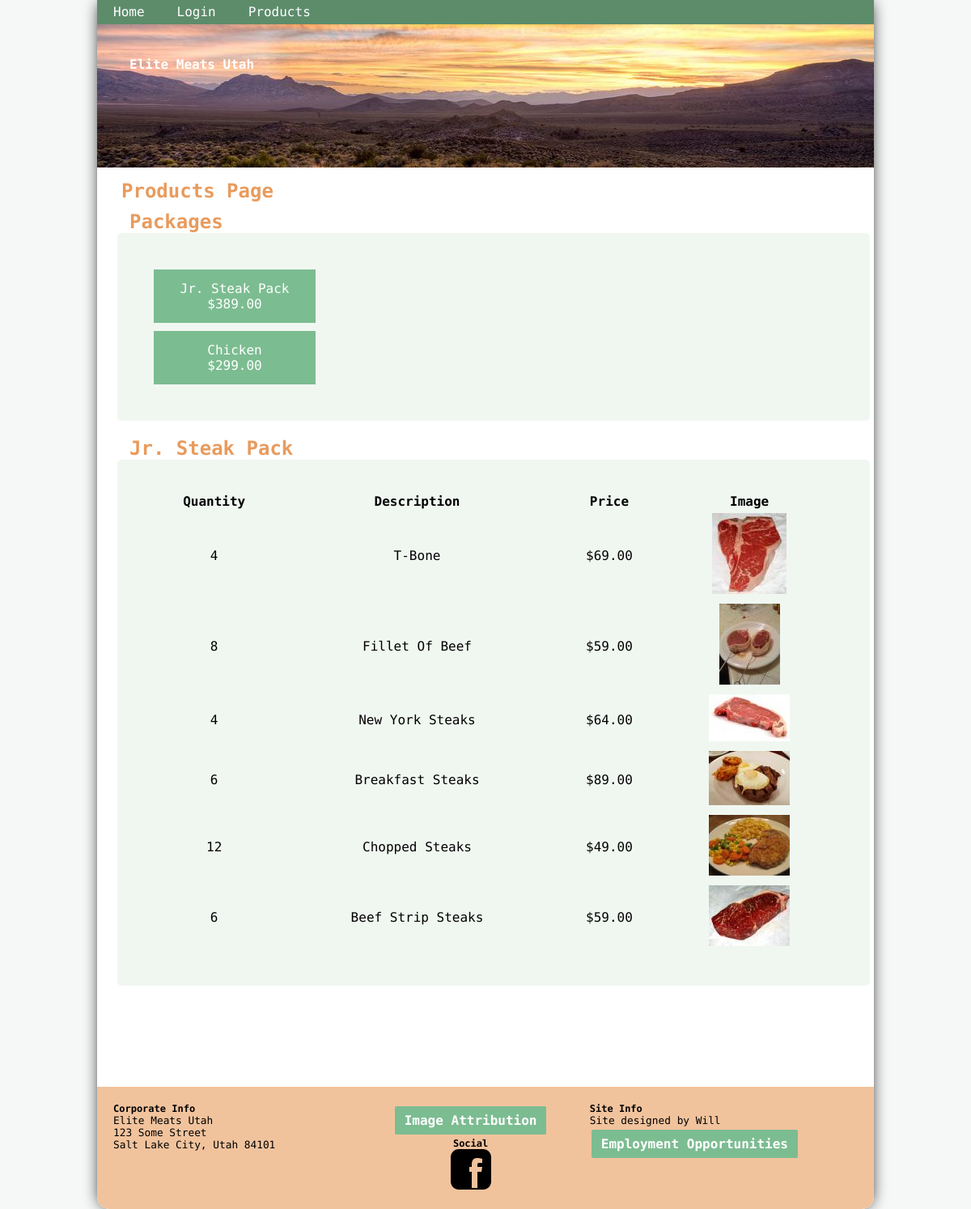
The app's page /product/index.php with its own data.
### tables this page shows
CREATE TABLE `categories` (
  `cat_categoryID` int(11) NOT NULL AUTO_INCREMENT,
  `cat_categoryName` varchar(60) NOT NULL,
  `cat_price` varchar(8) NOT NULL,
  `cat_discount` float NOT NULL,
  PRIMARY KEY (`cat_categoryID`)
);

CREATE TABLE `products` (
  `prod_productID` int(11) NOT NULL AUTO_INCREMENT,
  `prod_categoryID` int(11) NOT NULL,
  `prod_prodCode` varchar(60) NOT NULL,
  `prod_productQuantity` varchar(60) NOT NULL,
  `prod_description` text NOT NULL,
  `prod_price` decimal(10,2) NOT NULL,
  `imagepath` text NOT NULL,
  `imagealt` varchar(100) NOT NULL,
  PRIMARY KEY (`prod_productID`),
  KEY `prod_categoryID` (`prod_categoryID`),
  KEY `prod_productName` (`prod_productQuantity`)
);

### model/category_db.php (called while the page is built, shortened)
<?php
function get_categories() {
    global $db;
    $query =
    ' SELECT * FROM categories
      ORDER BY cat_categoryID';
    $statement = $db->prepare($query);
    $statement->execute();
    return $statement;
}
function get_category_name($category_id) {
    global $db;
    $query =
    ' SELECT * FROM categories
      WHERE cat_categoryID = :category_id';
    $statement = $db->prepare($query);
    $statement->bindValue(':category_id', $category_id);
    $statement->execute();
    $category = $statement->fetch();
    $category_name = $category['cat_categoryName'];
    return $category_name;
}
function get_first_row(){
  global $db;
  $query =
  ' SELECT cat_categoryID
    FROM categories
    LIMIT 1';
  $statement = $db->prepare($query);
  $statement->execute();
  $categories = $statement->fetchAll();
  foreach($categories as $category){
  return $category['cat_categoryID'];
  }
}
?>

### model/product_db.php (called while the page is built, shortened)
<?php
function get_products_by_category($category_id) {
  global $db;
  $query =
  ' SELECT * FROM products
    WHERE prod_categoryID = :category_id
    ORDER BY prod_productID';
  $statement = $db->prepare($query);
  $statement->bindValue(":category_id", $category_id);
  $statement->execute();
  $products = $statement->fetchAll();
  return $products;
}
?>

### product/product_list.php (the view)
<?php
if(isset($_SESSION['admin'])) {
    require_once('../util/valid_admin.php');
    include'../view/admin_header.php';
}else if(isset($_SESSION['member'])){
  include'../view/member_header.php';
}else{
    include'../view/header.php';
}
?>
<div class="product-page">
    <h2>Products Page</h2>
                    <nav class="prod">
                        <h2>Packages</h2>
                        <ul class="formInput">
                            <?php foreach ($categories as $category) : ?>
                            <li><a href=".?category_id=<?php echo $category['cat_categoryID']; ?>"><?php echo $category['cat_categoryName']; ?><br>$<?php echo $category['cat_price']; ?></a>
                            </li>
                            <?php endforeach; ?>
                        </ul>
                     </nav>
                    <div class="prod">
                        <h2><?php echo $category_name; ?> </h2>
                         <div class="formInput">
                        <table class="adminTable1">
                            <thead>
                                <tr class="prod-list">
                                    <th>Quantity</th>
                                    <th>Description</th>
                                    <th>Price</th>
                                    <th>Image</th>
                                </tr>
                            </thead>
                            <tbody >
                                    <?php foreach ($products as $product) : ?>
                                <tr class="prod-list">
                                    <td ><?php echo $product['prod_productQuantity']; ?></td>
                                    <td><?php echo $product['prod_description']; ?></td>
                                    <td>$<?php echo $product['prod_price']; ?></td>
                                    <td ><img src="<?php echo $product['imagepath']; ?>" alt="<?php echo $product['imagealt']; ?>" class="productImage"></td>
                                </tr>
                                    <?php endforeach; ?>
                            </tbody>
                        </table>
                    </div>
                    </div>
</div>
<?php include'../view/footer.php'; ?>

### css/large.css (style rules this page uses)
html, body, div, span, object, iframe, h1, h2, h3, h4, h5, h6, p, blockquote, pre, a, abbr, acronym, address, big, cite, code, del, dfn, em, img, ins, kbd, q, s, samp,small, strike, strong, sub, sup, tt, var, b, u, i, center, dl, dt, dd, ol, ul, li, fieldset, form, label, legend, table, caption, tbody, tfoot, thead, tr, th, td, article, aside, canvas, details, embed, figure, figcaption, footer, header, hgroup, menu, nav, output, ruby, section, summary, time, mark, audio, video { margin: 0; padding: 0; border: 0; font-size: 100%; }
article, aside, details, figcaption, figure, footer, header, hgroup, menu, nav, section { display: block; vertical-align: baseline; }
* { box-sizing: border-box; }
body { width: 80%; margin: 0 auto; font-family: 'Oxygen Mono' ; border-radius: 0 0 15px 15px; -webkit-animation: bugfix infinite 1s; -webkit-box-shadow: 0px 0px 20px -4px rgba(0,0,0,1); -moz-box-shadow: 0px 0px 20px -4px rgba(0,0,0,1); box-shadow: 0px 0px 20px -4px rgba(0,0,0,1); }
body::after { content: ""; background-color: rgba(53,112,70,.9); opacity: 0.05; top: 0; left: 0; bottom: 0; right: 0; position: absolute; z-index: -1; }
.main-content h2, .product-page h2 { color: rgb(232,155,93); font-size: 1.5rem; }
.formInput { border-radius: 5px; background-color: rgba(237,245,238,.8); padding: 40px; width: 100%; }
.formInput li { list-style-type: none; }
.prod { float: left; width: 100%; height: 100%; margin: 10px; }
.prod a { margin: 5px; text-transform: capitalize; }
.prod a:link, .prod a:visited { background-color: #7cbc91; color: white; padding: 14px 25px; text-align: center; text-decoration: none; display: inline-block; list-style-type: none; min-width: 200px; text-transform: capitalize; }
.prod li { list-style-type: none; }
.product-page { overflow: auto; padding: 15px; background-color: #fff; margin-bottom: 100px; }
.product-page h2 { margin-left: 15px; text-transform: capitalize; }
.adminTable1 { width: 100%; }
td { padding: 3px; text-align: center; text-transform: capitalize; }

### records on screen
categories: cat_categoryName "Jr. Steak Pack", cat_price "389.00", category_name "Jr. Steak Pack"
categories: cat_categoryName "Chicken", cat_price "299.00"
products: prod_productQuantity "4", prod_description "T-Bone", prod_price "69.00", imagepath (picture)
products: prod_productQuantity "8", prod_description "Fillet Of Beef", prod_price "59.00", imagepath (picture)
products: prod_productQuantity "4", prod_description "New York Steaks", prod_price "64.00", imagepath (picture)
products: prod_productQuantity "6", prod_description "Breakfast Steaks", prod_price "89.00", imagepath (picture)
products: prod_productQuantity "12", prod_description "Chopped Steaks", prod_price "49.00", imagepath (picture)
products: prod_productQuantity "6", prod_description "Beef Strip Steaks", prod_price "59.00", imagepath (picture)
